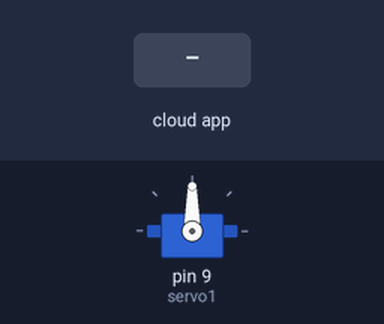
A sketch run on a simulated Arduino Uno, built with avr-gcc and run on an emulated ATmega328P. Shown: servo. Inputs (shaded band) come from the test bench. The ROS host is connected and sends only what is stated.

Above: at 1.2 s.
1.3 s: the phone or cloud app sets servo to 0
At 2.1 s:
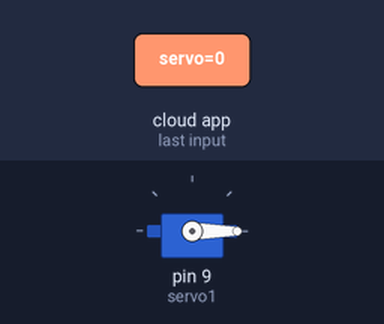
2.8 s: the phone or cloud app sets servo to 45
At 3.2 s:
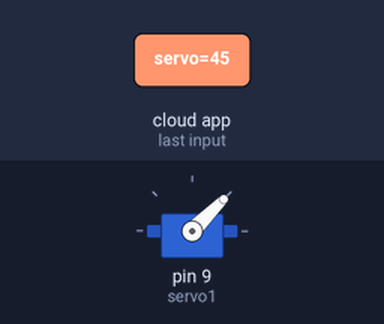
4.3 s: the phone or cloud app sets servo to 180
At 5.5 s:
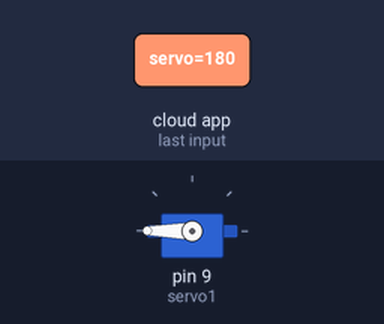
5.8 s: the phone or cloud app sets servo to 90
At 6.7 s:
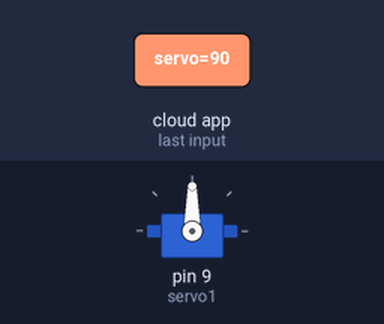
Timing chart, 0 to 8.3 s (numbered marks = the images above; inputs shaded):
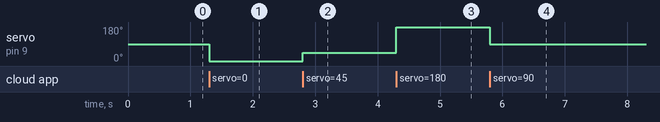

The sketch:

ROS_Servo_Test.ino
```cpp
#include <ros.h>
#include <std_msgs/UInt16.h>
#include <Servo.h>

using namespace ros;

NodeHandle nh;
Servo servo1;

void cb( const std_msgs::UInt16& msg) {
  servo1.write(msg.data); //Writes between 0 and 180
}

Subscriber <std_msgs::UInt16> sub("servo", cb);

void setup() {
  nh.initNode();
  nh.subscribe(sub);
  servo1.attach(9);
}

void loop() {
  nh.spinOnce();
  delay(1);
}
```

Measured:
- after the input at 1.3 s, servo on pin 9 (servo1): 90° → 0° at once
- after the input at 2.8 s, servo on pin 9 (servo1): 0° → 45° at once
- after the input at 4.3 s, servo on pin 9 (servo1): 45° → 180° at once
- after the input at 5.8 s, servo on pin 9 (servo1): 180° → 90° at once
